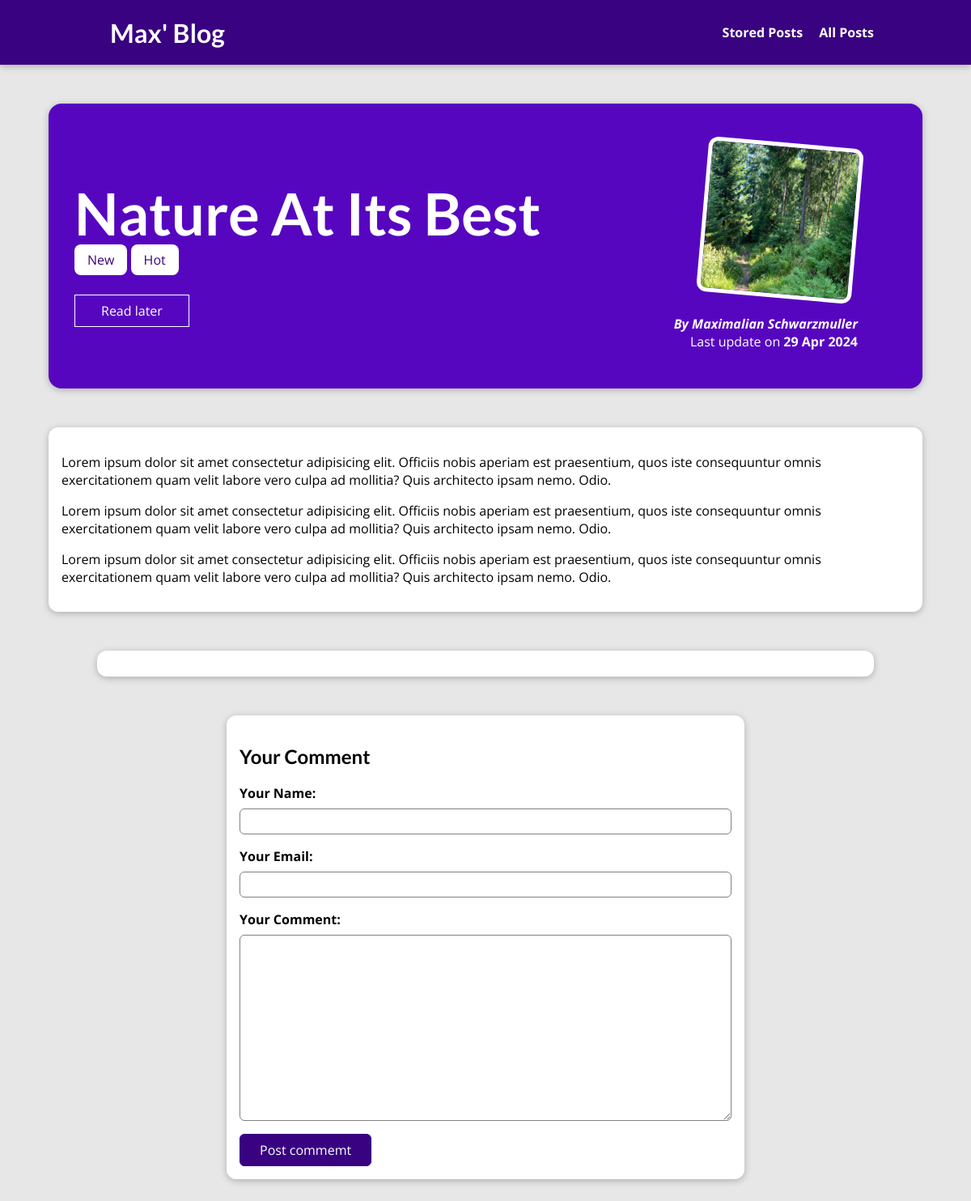
The page /posts/nature-at-its-best on the database its author committed.
### blog/models.py (models this page shows, shortened)
class Post(models.Model):
  Title = models.CharField(max_length=150)
  Excerpt = models.CharField(max_length=200)
  Image = models.ImageField(upload_to='posts', null= True)
  Date = models.DateField(auto_now=True)
  Slug = models.SlugField(unique=True, db_index = True) #this set automaticaly db_index = True when we use the slugfield and also when we use unique=True it create the db_index = True automaticaly
  Content = models.TextField(validators=[MinLengthValidator(10)]) #we don't need to set a max_length but we could
  author = models.ForeignKey(Author, on_delete=models.SET_NULL, null=True, related_name = 'Posts') #set the author field to null if we delete an related author
  tags = models.ManyToManyField(Tag)

class Tag(models.Model):
  Caption = models.CharField(max_length=15)

class Author(models.Model):
  First_name = models.CharField(max_length=50)
  Last_name = models.CharField(max_length=50)
  Email_address = models.EmailField( max_length=254)
  def full_name(self):
    return f'{self.First_name} {self.Last_name}'
  def __str__(self):
    return self.full_name()

### blog/views.py (the view, shortened to what this page needs)
# urls.py: path('posts/<slug:slug>', views.SinglePostView.as_view(), name='post-detail-page'), #slug = tabi3 ex 'posts/fisrt'
class SinglePostView(View):
  def is_stored_post(self, request, post_id):
    stored_posts = request.session.get('stored_posts')
    if stored_posts is not None :
      is_saved_for_later = post_id in stored_posts
    else:
      is_saved_for_later = False
    return is_saved_for_later
  def get(self, request, slug):
    post = Post.objects.get(Slug= slug)
    context = {
      'post': post,
      'post_tags': post.tags.all(),
      'comment_form': CommentForm(),
      'comments' : post.comments.all().order_by('-id'),
      'saved_for_later': self.is_stored_post(request, post.id)
    }
    return render(request, 'blog/post-detail.html', context)

### blog/forms.py
class CommentForm(forms.ModelForm):
  class Meta:
    model = Comment
    exclude = ['post']
    labels = {
      'user_name': 'Your Name',
      'user_email': 'Your Email',
      'text' : 'Your Comment'
    }

### blog/templates/blog/post-detail.html (shortened to what this page needs)
{% extends "base.html" %}
{% load static %}
{% block css_file %}
  <link rel="stylesheet" href="{% static "blog/post-detail.css" %}">
{% endblock  %}
{% block content %}
  <section id='summary'>
    <h2>{{ post.Title }}</h2>
    <div>
      {% for tag in post_tags %}
        <span class='tag'>{{tag.Caption}}</span>
      {% endfor %}
    </div>
    <div id="read-later">
      <form action="{% url 'read-later' %}" method="post">
        <button>
          {% if saved_for_later %}
            Remove from "Read later" list
          {% else %}
            Read later
          {% endif %}
          </button>
      </form>
    </div>
    <article>
      <img src="{{ post.Image.url }}" alt="{{ post.Title }}">
      <address>By <a href = 'mailto:{{post.author.Email_address}}'> {{ post.author|title }}</a></address>
      <div>
        Last update on <time>{{ post.Date|date:'d M Y' }}</time>
      </div>
    </article>
  </section>
  <main>
    {{ post.Content|linebreaks }}
  </main>
  <section id="comments">
  </section>
  <section id='comment-form'>
    <h2>Your Comment</h2>
    <form action="{% url "post-detail-page" post.Slug %}" method="POST" >
      {% for form_field in comment_form %}
        <div class='form-control {% if form_field.errors %}invalid{% endif %}'>
          {{form_field.label_tag}}
          {{form_field}}
        </div>
      {% endfor %}
      <button>Post commemt</button>
    </form>
  </section>
{% endblock %}

### static/app.css (style rules this page uses)
* { box-sizing: border-box; }
html { font-family: 'Open Sans', 'Lato', sans-serif; }
body { margin: 0; }
h1, h2, h3 { font-family: 'Lato', sans-serif; font-weight: bold; }

### blog/static/blog/post-detail.css (style rules this page uses)
body { background-color: #e7e7e7; }
#summary { margin: 8rem auto 3rem auto; padding: 2rem; width: 90%; max-width: 90rem; border-radius: 16px; background-color: #5706c0; position: relative; box-shadow: 0 2px 8px rgba(0, 0, 0, 0.25); height: 22rem; }
#summary h2 { color: white; font-size: 4.5rem; margin-bottom: 0.25rem; }
.tag { background-color: white; color: #390281; padding: 0.5rem 1rem; border-radius: 8px; }
#summary article { position: absolute; top: 2rem; right: 3rem; padding: 1rem 2rem; border-radius: 12px; text-align: right; color: white; }
#summary article img { width: 12rem; height: 12rem; border-radius: 12px; transform: rotateZ(5deg); border: 5px solid white; margin-bottom: 1rem; }
#summary address { font-weight: bold; }
#summary a { color: white; text-decoration: none; }
#summary time { font-weight: bold; }
main { width: 90%; max-width: 90rem; margin: 3rem auto; background-color: white; padding: 1rem; border-radius: 12px; box-shadow: 0 2px 8px rgba(0, 0, 0, 0.25); }
#comment-form { margin: 3rem auto; width: 90%; max-width: 40rem; border-radius: 12px; background-color: white; box-shadow: 0 2px 8px rgba(0, 0, 0, 0.25); padding: 1rem; }
#comment-form button { font: inherit; background-color: #390281; color: white; border: 1px solid #390281; padding: 0.5rem 1.5rem; border-radius: 6px; cursor: pointer; }
.form-control { margin-bottom: 1rem; }
.form-control label { font-weight: bold; margin-bottom: 0.5rem; display: block; }
.form-control input, .form-control textarea { display: block; width: 100%; font: inherit; padding: 0.25rem; border-radius: 6px; border: 1px solid gray; }
#comments { margin: 3rem auto; width: 90%; max-width: 60rem; border-radius: 12px; background-color: white; box-shadow: 0 2px 8px rgba(0, 0, 0, 0.25); padding: 1rem 2rem; }
#read-later { margin: 2rem 0; }
#read-later button { background-color: transparent; border: 1px solid white; padding: 0.5rem 2rem; font: inherit; color: white; cursor: pointer; }

### rows shown on the page
Post: Title "Nature At Its Best", Image (picture), author "Maximalian Schwarzmuller", Date "29 Apr 2024", Content "Lorem ipsum dolor sit amet consectetur adipisicing elit. Officiis nobis aperiam est praesentium, quos iste consequuntur omnis exercitationem quam velit labore vero culpa ad mollitia? Quis architecto ipsam nemo. Odio. Lorem ipsum dolor sit amet consectetur adipisicing elit. Officiis nobis aperiam est praesentium, quos iste consequuntur omnis exercitationem quam velit labore vero culpa ad mollitia? Quis architecto ipsam nemo. Odio. Lorem ipsum dolor sit amet consectetur adipisicing elit. Officiis nobis aperiam est praesentium, quos iste consequuntur omnis exercitationem quam velit labore vero culpa ad mollitia? Quis architecto ipsam nemo. Odio."
Tag: Caption "New"
Tag: Caption "Hot"
